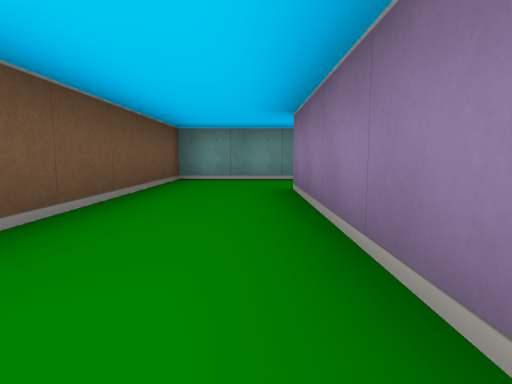
view 1 (above)

20 first-person views from a walk through a cub3D maze. The camera is about half as high as the walls, tilts 6° down and sees 75° across. The floor is counted in squares. Each view is taken from the middle of a square. On the plan, view 1 faces up. The plan holds only what a view shows up to about 9 squares ahead; the rest is blank.

view 2
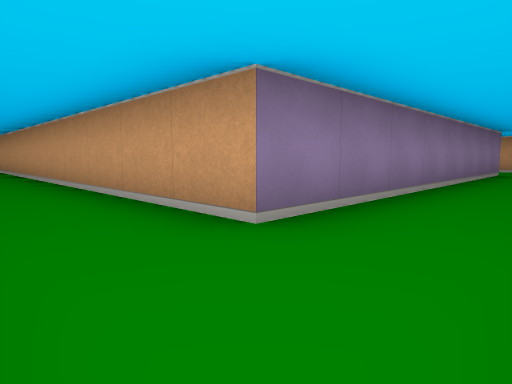

view 3
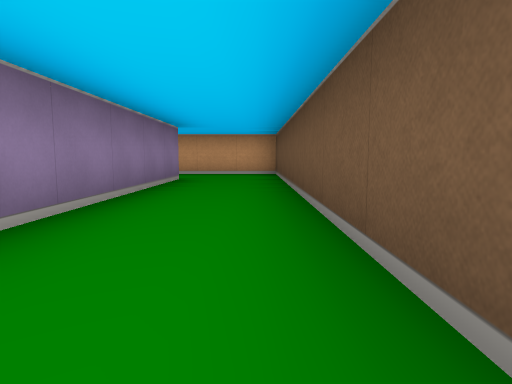

view 4
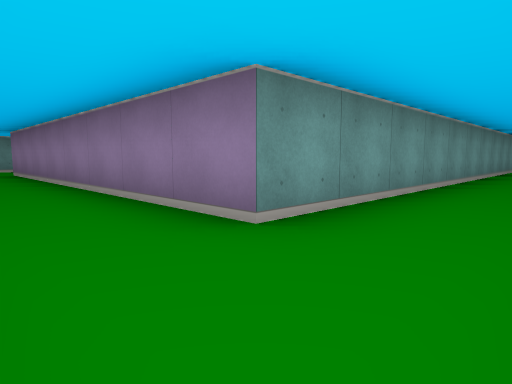

view 5
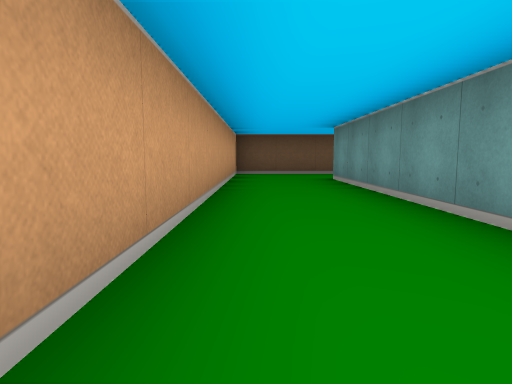

view 6
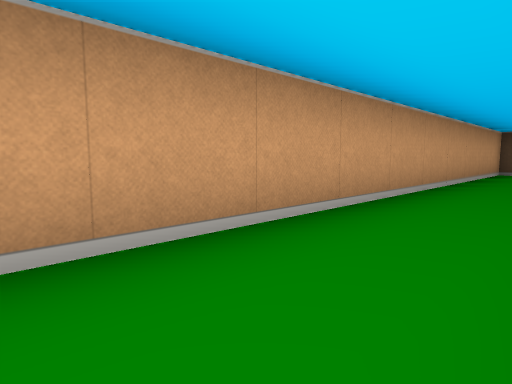

view 7
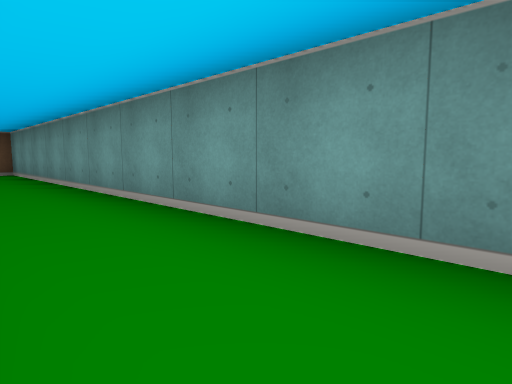

view 8
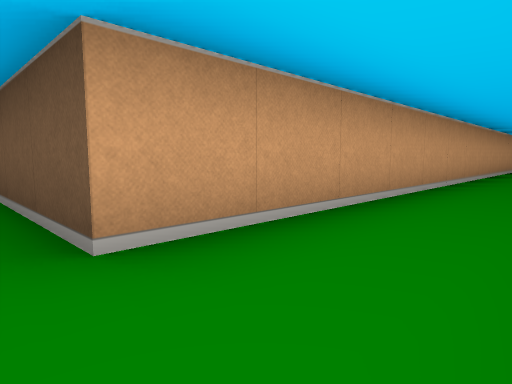

view 9
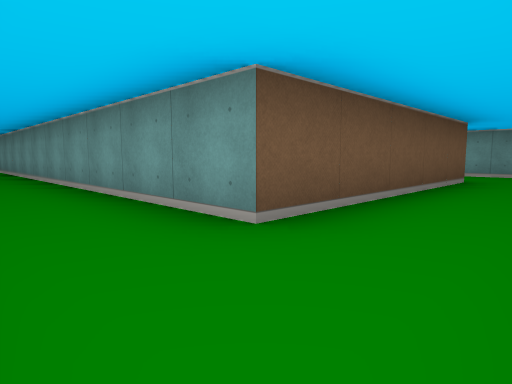

view 10
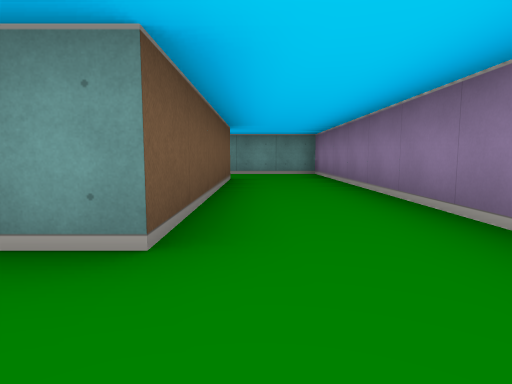

view 11
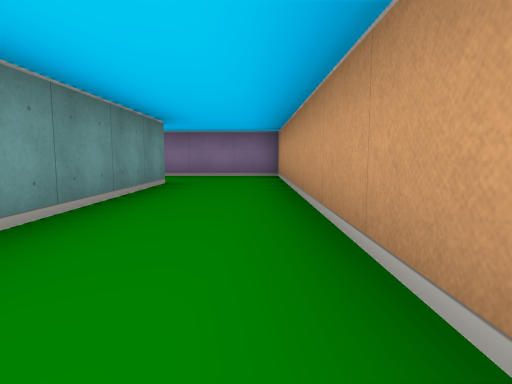

view 12
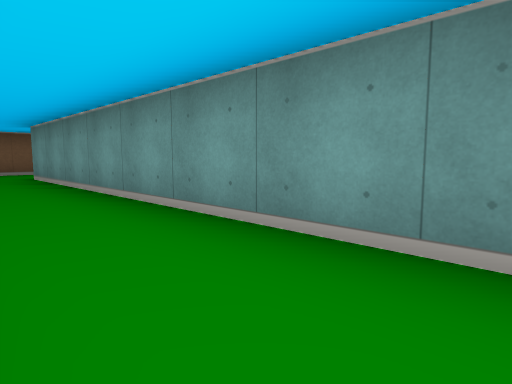

view 13
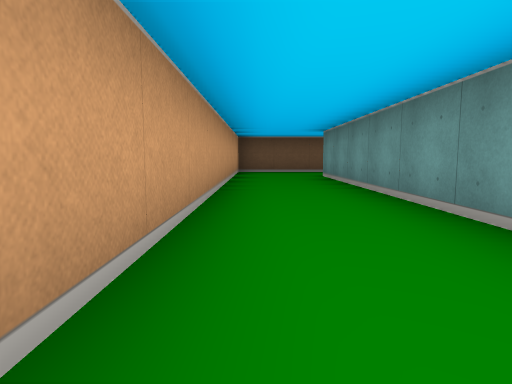

view 14
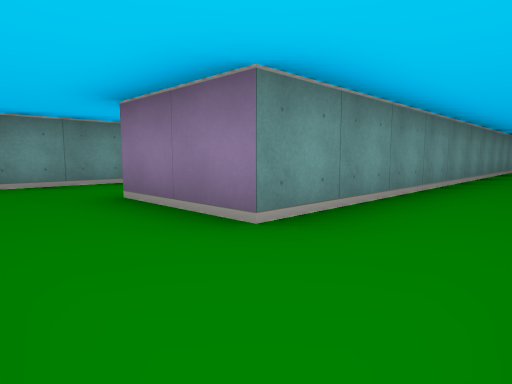

view 15
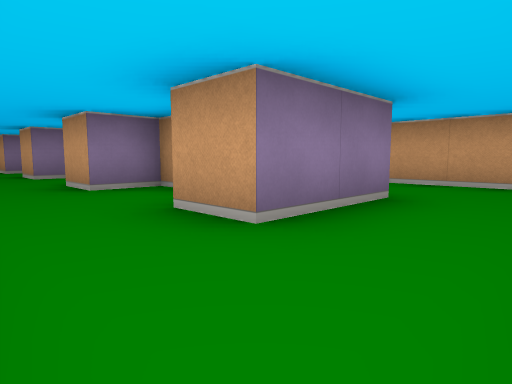

view 16
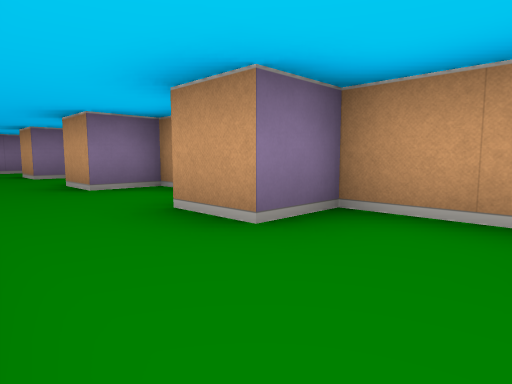

view 17
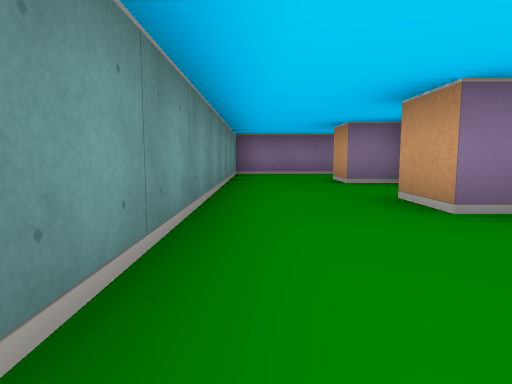

view 18
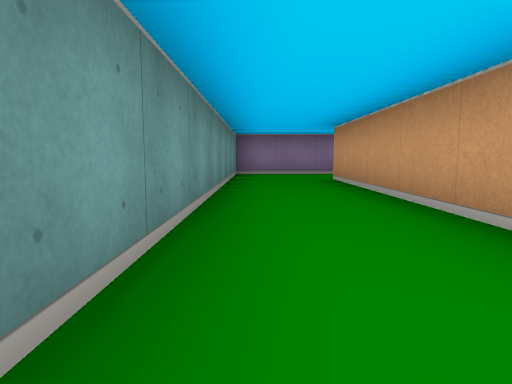

view 19
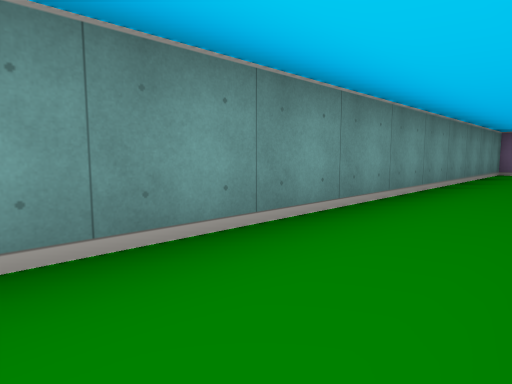

view 20
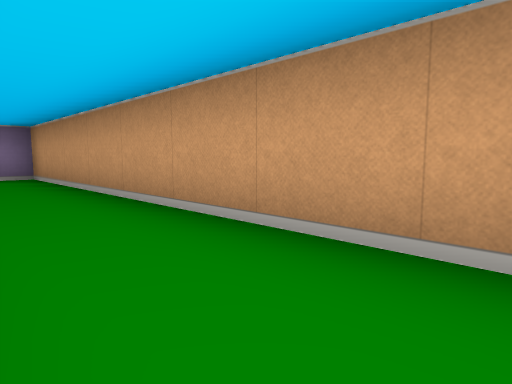

### Floor plan
Points are (right, up) in squares from view 1. A wall is a line through its corners. A room is listed if a view was taken in it or the views show most of it. See-through windows are left out.
Room 1 (views 1, 2, 3, 4, 5, 6, 7, 8, 9, 10, 11, 12, 13, 14, 18, 19, 20)
walls: (10.2, -3.5) (0.5, -3.5) (0.5, 4.5) (16.5, 4.5) (16.5, -0.5) (3.5, -0.5) (3.5, 1.5); (2, -2.5) (18.5, -2.5) (18.5, 6.5) (-1.5, 6.5) (-1.5, -5.5) (7.9, -5.5); (1.5, 0) (1.5, -0.8)
ways out: opening at (2.5, 0.5) to room 2
Room 2 (views 15, 16, 17)
walls: (9.5, 0.4) (9.5, 1.5) (10.5, 1.5); (12.5, 0.6) (12.5, 1.5) (13.5, 1.5); (5.2, 0.5) (6.5, 0.5) (6.5, 1.5) (7.5, 1.5); (4.4, 3.5) (2.6, 3.5); (3.5, 1.5) (4.5, 1.5); (15.5, 1) (15.5, 3.5) (7.5, 3.5)
ways out: opening at (2.5, 0.5) to room 1

Positions as (right, up) in squares from view 1, and headings:
1: (0, 0), facing up
2: (-1, 6), facing down-right
3: (-1, 3), facing down
4: (-1, -5), facing up-right
5: (7, -5), facing left
6: (8, -4), facing down-left
7: (8, 5), facing up-left
8: (17, 6), facing down-left
9: (18, -2), facing up-left
10: (17, -2), facing up
11: (11, -2), facing right
12: (11, -2), facing up-left
13: (11, -2), facing left
14: (2, -2), facing up-right
15: (2, 3), facing down-right
16: (5, 3), facing down-right
17: (7, 3), facing right
18: (10, 6), facing right
19: (9, 5), facing up-right
20: (11, -1), facing down-right
